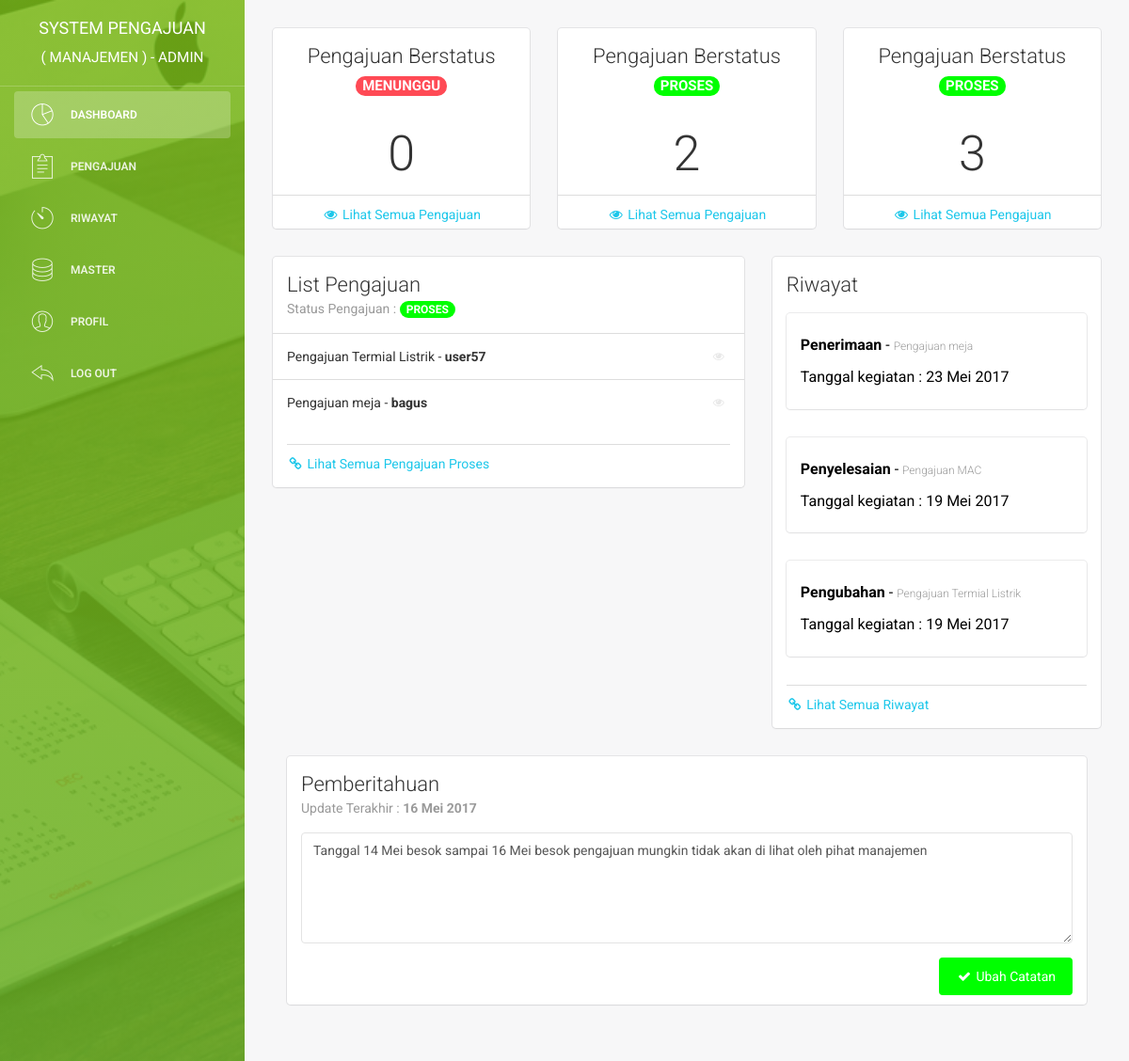
Screenshot of /admin/index (signed in) with the database file from the repository.
### tables this page shows
CREATE TABLE `user` (
  `id_user` int(11) NOT NULL,
  `username` varchar(225) NOT NULL,
  `email` varchar(225) NOT NULL,
  `password` varchar(225) NOT NULL,
  `nama_depan` varchar(225) NOT NULL,
  `nama_belakang` varchar(225) NOT NULL,
  `jk` enum('laki-laki','perempuan') NOT NULL,
  `no_hp` varchar(50) NOT NULL,
  `alamat` text NOT NULL,
  `role` enum('manajemen','tim') NOT NULL,
  `pembuatan_akun` date NOT NULL,
  `update_akun` date NOT NULL
);

CREATE TABLE `pengajuan` (
  `id_pengajuan` int(11) NOT NULL,
  `pengajuan` varchar(225) NOT NULL,
  `id_user` int(11) NOT NULL,
  `id_jenis_pengajuan` int(11) NOT NULL,
  `tanggal_pengajuan` date NOT NULL,
  `gambar` varchar(225) NOT NULL,
  `biaya` int(225) NOT NULL,
  `alasan` text NOT NULL,
  `keterangan` text NOT NULL,
  `jadwal_pelaksanaan` date NOT NULL,
  `catatan` text NOT NULL,
  `status` enum('menunggu','proses','selesai') NOT NULL,
  `update_pengajuan` date NOT NULL
);

CREATE TABLE `riwayat` (
  `id_riwayat` int(11) NOT NULL,
  `kegiatan` varchar(225) NOT NULL,
  `kegiatan2` varchar(225) NOT NULL,
  `kegiatan3` varchar(225) NOT NULL,
  `catatan` text NOT NULL,
  `jenis_riwayat` varchar(225) NOT NULL,
  `id_pengajuan` int(11) NOT NULL,
  `tanggal_kegiatan` date NOT NULL,
  `notifikasi` enum('1','0') NOT NULL
);

CREATE TABLE `catatan` (
  `id_catatan` varchar(5) NOT NULL,
  `catatan` text NOT NULL,
  `update_catatan` date NOT NULL
);

### admin/index.php (the view, shortened to what this page needs)
<?php
    include '../system/koneksi.php';
    function tanggal_indo($tanggal){
        $bulan = array (1 =>   'Januari',
                'Februari',
                'Maret',
                'April',
                'Mei',
                'Juni',
                'Juli',
                'Agustus',
                'September',
                'Oktober',
                'November',
                'Desember'
        );
        $split = explode('-', $tanggal);
        return $split[2] . ' ' . $bulan[ (int)$split[1] ] . ' ' . $split[0];
    }
?>
<!doctype html>
<html lang="en">
<head>
    <link href="../assets/css/bootstrap.min.css" rel="stylesheet" />
    <link href="../assets/css/animate.min.css" rel="stylesheet"/>
    <link href="../assets/css/light-bootstrap-dashboard.css" rel="stylesheet"/>
    <link href="../assets/css/demo.css" rel="stylesheet" />
    <link href="http://maxcdn.bootstrapcdn.com/font-awesome/4.2.0/css/font-awesome.min.css" rel="stylesheet">
    <link href="../assets/css/pe-icon-7-stroke.css" rel="stylesheet" />
    <link rel="stylesheet" href="../assets/dist/sweetalert.css">
</head>
<body>
    <div class="wrapper">
        <div class="sidebar" data-color="green" data-image="../assets/img/sidebar.jpg">
            <div class="sidebar-wrapper">
                <div class="logo">
                    <a href="index" class="simple-text">
    <?php
    $query_login = "SELECT * FROM user WHERE email ='$_SESSION[email]'";
        $result_login = mysqli_query($con, $query_login);
        $data_login = mysqli_fetch_assoc($result_login);
        $username = $data_login["username"];
    ?>
                        System Pengajuan<br><small>( MANAJEMEN ) - <?php echo $username ?></small>
                    </a>
                </div>
                <ul class="nav">
                    <li class="active">
                        <a href="index">
                            <i class="pe pe-7s-graph"></i>
                            <p>Dashboard</p>
                        </a>
                    </li>
                    <li>
                        <a href="pengajuan">
                            <i class="pe pe-7s-note2"></i>
                            <p>Pengajuan</p>
                        </a>
                    </li>
                    <li>
                        <a href="riwayat">
                            <i class="pe pe-7s-timer"></i>
                            <p>Riwayat</p>
                        </a>
                    </li>
                    <li>
                        <a data-toggle="collapse" href="#componentsExamples">
                            <i class="pe-7s-server"></i>
                            <p>Master</p>
                        </a>
                    </li>
                    <li>
                        <a href="profil">
                            <i class="pe pe-7s-user"></i>
                            <p>Profil</p>
                        </a>
                    </li>
                    <li>
                        <a href="#" onclick = "logout()">
                            <i class="pe pe-7s-back"></i>
                            <p>Log out</p>
                        </a>
                    </li>
                </ul>
            </div>
        </div>
        <div class="main-panel">
            <div class="content">
                <div class="container-fluid">
                    <div class="row">
                        <div class="col-md-4">
                            <div class="card">
                                <div class="header">
                                    <h4 class="title" align="center">
                                        Pengajuan Berstatus <br>
                                        <span class="badge menunggu indextitle upper">Menunggu</span>
                                    </h4>
                                </div>
    <?php
        $query_menunggu = "SELECT * FROM pengajuan WHERE status LIKE 'menunggu'";
        $result_menunggu = mysqli_query($con, $query_menunggu);
        $banyakdata_menunggu = $result_menunggu->num_rows;
    ?>
                                <div align="center">
                                    <h1><?php echo $banyakdata_menunggu ?></h1>
                                    <div class="footer">
                                        <hr>
                                        <div class="stats">
                                            <a href="pengajuan">
                                                <i class="fa fa-eye"></i> Lihat Semua Pengajuan
                                            </a>
                                        </div>
                                    </div>
                                </div>
                            </div>
                        </div>
                        <div class="col-md-4">
                            <div class="card">
                                <div class="header">
                                    <h4 class="title" align="center">
                                    Pengajuan Berstatus <br>
                                    <span class="badge proses indextitle upper">Proses</span>
                                    </h4>
                                </div>
    <?php
        $query_proses = "SELECT * FROM pengajuan WHERE status LIKE 'proses'";
        $result_proses = mysqli_query($con, $query_proses);
        $banyakdata_proses = $result_proses->num_rows;
    ?>
                                <div align="center">
                                    <h1><?php echo $banyakdata_proses ?></h1>
                                    <div class="footer">
                                        <hr>
                                        <div class="stats">
                                            <a href="pengajuan">
                                                <i class="fa fa-eye"></i> Lihat Semua Pengajuan
                                            </a>
                                        </div>
                                    </div>
                                </div>
                            </div>
                        </div>
                        <div class="col-md-4">
                            <div class="card">
                                <div class="header">
                                    <h4 class="title" align="center">
                                    Pengajuan Berstatus <br>
                                    <span class="badge proses indextitle upper">Proses</span>
                                    </h4>
                                </div>
    <?php
        $query_selesai = "SELECT * FROM pengajuan WHERE status LIKE 'selesai'";
        $result_selesai = mysqli_query($con, $query_selesai);
        $banyakdata_selesai = $result_selesai->num_rows;
    ?>
                                <div align="center">
                                    <h1><?php echo $banyakdata_selesai ?></h1>
                                    <div class="footer">
                                        <hr>
                                        <div class="stats">
                                            <a href="pengajuan">
                                                <i class="fa fa-eye"></i> Lihat Semua Pengajuan
                                            </a>
                                        </div>
                                    </div>
                                </div>
                            </div>
                        </div>
                    </div>
                    <div class="row">
                        <div class="col-md-7">
                            <div class="card ">
                                <div class="header">
                                    <h4 class="title">List Pengajuan</h4>
                                    <p class="category">Status Pengajuan :
                                        <span class="badge proses upper">proses</span>
                                    </p>
                                </div>
                                <div class="content">
                                    <div class="table-full-width">
                                        <table class="table">
                                            <tbody>
    <?php
        $query_pengajuan = "SELECT a.id_pengajuan, a.pengajuan, a.id_user,  b.username, a.status
                                FROM pengajuan AS a INNER JOIN user AS b WHERE a.id_user = b.id_user
                                AND a.status = 'proses' LIMIT 7 ";
        $result_pengajuan = mysqli_query($con, $query_pengajuan);
        if($result_pengajuan->num_rows == 0){
                echo "<tr>
                    <td colspan='3'>Data Pengajuan Tidak Di temukan</td>
                </tr>";
        }
        else {
            while($data_pengajuan = mysqli_fetch_assoc($result_pengajuan)){
                                            echo '<tr>
                                                <td> '.$data_pengajuan['pengajuan'].' - <b>'.$data_pengajuan['username'].'</b></td>
                                                <td class="td-actions text-right">
                                                    <a href="detail_pengajuan?id='.$data_pengajuan['id_pengajuan'].'">
                                                        <button type="button" rel="tooltip" title="Lihat Pengajuan" class="btn btn-info btn-simple btn-xs">
                                                            <i class="fa fa-eye"></i>
                                                        </button>
                                                    </a>
                                                </td>
                                            </tr>';
            }
        }
    ?>
                                            </tbody>
                                        </table>
                                    </div>
                                    <div class="footer">
                                        <hr>
                                        <div class="stats">
                                            <a href="pengajuan">
                                                <i class="fa fa-link"></i>
                                                Lihat Semua Pengajuan Proses
                                            </a>
                                        </div>
                                    </div>
                                </div>
                            </div>
                        </div>
                        <div class="col-md-5">
                            <div class="card">
                                <div class="header">
                                    <h4 class="title">Riwayat</h4>
                                </div>
                                <div class="content">
    <?php
        $query2 = "SELECT a.id_riwayat, a.kegiatan, a.id_pengajuan, b.pengajuan,
                a.jenis_riwayat, a.kegiatan3, a.tanggal_kegiatan, b.id_user, a.notifikasi FROM riwayat
                AS a INNER JOIN pengajuan AS b WHERE a.id_pengajuan = b.id_pengajuan
                ORDER BY id_riwayat DESC LIMIT 3" ;
        $result2 = mysqli_query($con, $query2);
        if($result2->num_rows == 0){
                    echo "<p>Tidak ada riwayat kegiatan !</p>";
        }
        else {
            while($data2 = mysqli_fetch_assoc($result2)){
                            echo '<a href="detail_pengajuan?id='.$data2['id_pengajuan'].'" style="color:black">
                                <div class="card">
                                    <div class="content">
                                        <input type="hidden" name="id_pengajuan" value="'.$data2['id_pengajuan'].'">
                                        <h5><b>'.$data2['jenis_riwayat'].' </b> - <small>'.$data2['pengajuan'].'</small></h5>
                                        <h5>Tanggal kegiatan : '.tanggal_indo($data2['tanggal_kegiatan']).'</h5>
                                    </div>
                                </div>
                            </a>';
            }
        }
    ?>
                                    <div class="footer">
                                        <hr>
                                        <div class="stats">
                                            <a href="riwayat"><i class="fa fa-link"></i> Lihat Semua Riwayat </a>
                                        </div>
                                    </div>
                                </div>
                            </div>
                        </div>
                    </div>
    <?php
        $query_catatan = "SELECT * FROM catatan";
        $result_catatan = mysqli_query($con, $query_catatan);
        $data_catatan = mysqli_fetch_assoc($result_catatan);
    ?>
                    <div class="col-md-12">
                        <div class="card">
                            <form id="form_catatan" method="post" action="system/proses_catatan">
                                <div class="header">
                                    <h4 class="title">Pemberitahuan</h4>
                                    <p class="category">Update Terakhir : <b><?php echo tanggal_indo($data_catatan['update_catatan']) ?></b></p>
                                </div>
                                <div class="content">
                                    <div class="form-group">
                                        <textarea rows="5" class="form-control" placeholder="Tidak Ada Catatan !" name="catatan" id="form_catatan"><?php echo $data_catatan['catatan'] ?></textarea>
                                    </div>
                                <div align="right">
                                    <button type="submit" name="input" rel="tooltip" title="Konfirmasi" class="btn btn-primary btn-fill">
                                        <i class="fa fa-check"></i> Ubah Catatan
                                    </button>
                                </div>
                            </form>
                        </div>
                    </div>
                </div>
            </div>
        </div>
    </div>
</body>
</html>

### rows the page displays
user: username "ADMIN"
pengajuan: pengajuan "Pengajuan Termial Listrik", id_user.username "user57"
pengajuan: pengajuan "Pengajuan meja", id_user.username "bagus"
riwayat: jenis_riwayat "Penerimaan", id_pengajuan.pengajuan "Pengajuan meja", tanggal_kegiatan "23 Mei 2017"
riwayat: jenis_riwayat "Penyelesaian", id_pengajuan.pengajuan "Pengajuan MAC", tanggal_kegiatan "19 Mei 2017"
riwayat: jenis_riwayat "Pengubahan", id_pengajuan.pengajuan "Pengajuan Termial Listrik", tanggal_kegiatan "19 Mei 2017"
catatan: update_catatan "16 Mei 2017", catatan "Tanggal 14 Mei besok sampai 16 Mei besok pengajuan mungkin tidak akan di lihat oleh pihat manajemen"

### other values shown
$banyakdata_menunggu "0"
$banyakdata_proses "2"
$banyakdata_selesai "3"
